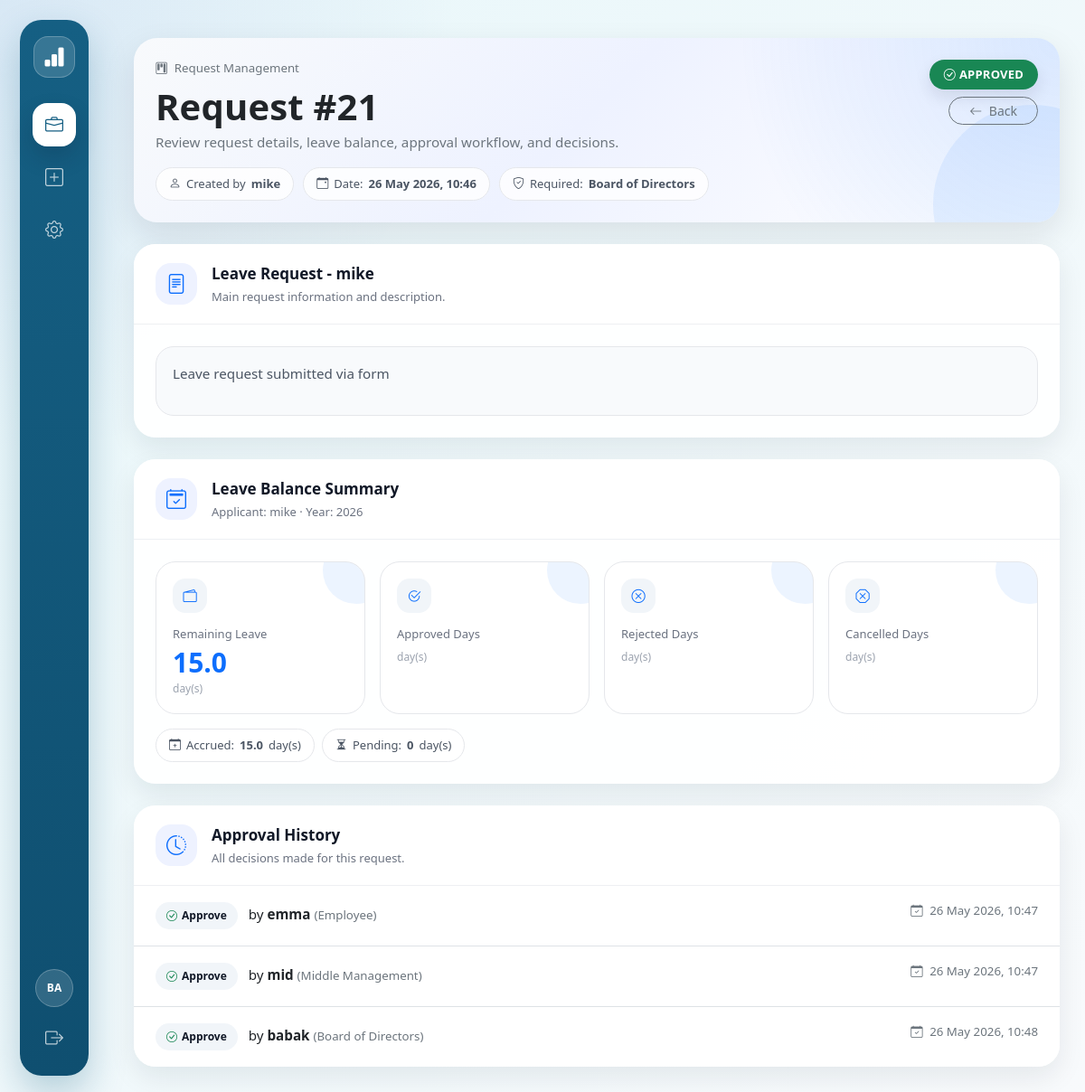
Page /requests/21/ (signed in) on the committed database.
### core/models.py (models this page shows, shortened)
class Request(models.Model):
    title = models.CharField(max_length=200)
    body = models.TextField(blank=True)
    created_by = models.ForeignKey(
        settings.AUTH_USER_MODEL, on_delete=models.PROTECT, related_name="requests_created"
    )
    created_at = models.DateTimeField(default=timezone.now)
    status = models.CharField(
        max_length=20, choices=RequestStatus.choices, default=RequestStatus.DRAFT
    )
    required_user = models.ForeignKey(
        settings.AUTH_USER_MODEL,
        null=True,
        blank=True,
        on_delete=models.SET_NULL,
        related_name="requests_waiting_on_me",
        help_text="If set, this specific user must act before role-based approvals.",
    )
    required_role = models.IntegerField(
        choices=Role.choices, default=Role.MIDDLE, help_text="Role required to act next."
    )
    class Meta:
        ordering = ["-created_at"]
    def is_terminal(self) -> bool:
        return self.status in (RequestStatus.APPROVED, RequestStatus.REJECTED)

class Approval(models.Model):
    request = models.ForeignKey(Request, on_delete=models.CASCADE, related_name="approvals")
    decided_by = models.ForeignKey(
        settings.AUTH_USER_MODEL, on_delete=models.PROTECT, related_name="approvals_made"
    )
    decided_role = models.IntegerField(choices=Role.choices, null=True, blank=True)
    decision = models.CharField(max_length=10, choices=Decision.choices)
    comment = models.TextField(blank=True)
    decided_at = models.DateTimeField(default=timezone.now)
    class Meta:
        ordering = ["decided_at"]

### core/views.py (the view)
# urls.py: path("requests/<int:pk>/", views.request_detail, name="request_detail"),
@login_required
def request_detail(request, pk):
    obj = get_object_or_404(
        Request.objects.select_related("created_by__profile").prefetch_related("approvals"),
        pk=pk,
    )
    can_act = (not obj.is_terminal()) and can_user_approve(request.user, obj)
    stats = leave_year_stats(request.user) if hasattr(obj, "leave") else None
    return render(request, "core/request_detail.html", {"obj": obj, "can_act": can_act, "stats": stats})

### 1/companycrm/core/templates/core/request_detail.html (shortened to what this page needs)
{% extends "base.html" %}
{% load static %}
{% block content %}
  <link rel="stylesheet" href="{% static 'css/custom.css' %}?v=2">
  <div class="request-page">
    <div class="card hero-card mb-4">
      <div class="card-body p-4 hero-content">
        <div class="d-flex justify-content-between align-items-start flex-wrap gap-3">
          <div>
            <div class="text-muted small mb-2">
              <i class="bi bi-kanban me-1"></i>
              Request Management
            </div>
            <h1 class="page-title mb-1">Request #{{ obj.pk }}</h1>
            <div class="text-muted">Review request details, leave balance, approval workflow, and decisions.</div>
            <div class="meta-wrap">
              <span class="meta-pill">
                <i class="bi bi-person"></i>
                Created by <strong>{{ obj.created_by.username }}</strong>
              </span>
              <span class="meta-pill">
                <i class="bi bi-calendar-event"></i>
                Date: <strong>{{ obj.created_at|date:"d M Y, H:i" }}</strong>
              </span>
              <span class="meta-pill">
                <i class="bi bi-shield-check"></i>
                {% if obj.required_user %}
                  Required: <strong>Targeted user first</strong>
                {% else %}
                  Required: <strong>{{ obj.get_required_role_display }}</strong>
                {% endif %}
              </span>
            </div>
          </div>
          <div class="d-flex flex-column align-items-end gap-2">
            {% if obj.status == "APPROVED" or obj.status == "APPROVE" %}
              <span class="badge text-bg-success status-badge">
                <i class="bi bi-check-circle me-1"></i>{{ obj.status }}
              </span>
            {% elif obj.status == "REJECTED" or obj.status == "REJECT" %}
              <span class="badge text-bg-danger status-badge">
                <i class="bi bi-x-circle me-1"></i>{{ obj.status }}
              </span>
            {% elif obj.status == "CANCELLED" or obj.status == "CANCELED" %}
              <span class="badge text-bg-secondary status-badge">
                <i class="bi bi-x-octagon me-1"></i>{{ obj.status }}
              </span>
            {% else %}
              <span class="badge text-bg-dark status-badge">
                <i class="bi bi-clock-history me-1"></i>{{ obj.status }}
              </span>
            {% endif %}
            <a class="btn btn-outline-secondary btn-sm btn-pill"
               href="{% url 'request_list' %}">
              <i class="bi bi-arrow-left me-1"></i>
              Back
            </a>
          </div>
        </div>
      </div>
    </div>
    <div class="card glass-card mb-4">
      <div class="card-soft-header">
        <div class="d-flex align-items-center gap-3">
          <div class="icon-box">
            <i class="bi bi-file-text"></i>
          </div>
          <div>
            <div class="section-title">{{ obj.title }}</div>
            <div class="section-subtitle">Main request information and description.</div>
          </div>
        </div>
      </div>
      <div class="card-soft-body">
        {% if obj.body %}
          <div class="description-box">{{ obj.body|linebreaks }}</div>
        {% else %}
          <div class="description-box text-muted">
            <i class="bi bi-info-circle me-1"></i>
            No description has been provided for this request.
          </div>
        {% endif %}
      </div>
    </div>
    {% if stats %}
      <div class="card glass-card mb-4">
        <div class="card-soft-header">
          <div class="d-flex align-items-center gap-3">
            <div class="icon-box">
              <i class="bi bi-calendar2-check"></i>
            </div>
            <div>
              <div class="section-title">Leave Balance Summary</div>
              <div class="section-subtitle">
                Applicant: {{ obj.created_by.get_full_name|default:obj.created_by.username }} · Year: {{ stats.year }}
              </div>
            </div>
          </div>
        </div>
        <div class="card-soft-body">
          <div class="row g-3">
            <div class="col-6 col-lg-3">
              <div class="stat-card">
                <div class="stat-icon">
                  <i class="bi bi-wallet2"></i>
                </div>
                <div class="stat-label">Remaining Leave</div>
                <div class="stat-value text-primary">{{ stats.remaining }}</div>
                <div class="stat-unit">day(s)</div>
              </div>
            </div>
            <div class="col-6 col-lg-3">
              <div class="stat-card">
                <div class="stat-icon">
                  <i class="bi bi-check2-circle"></i>
                </div>
                <div class="stat-label">Approved Days</div>
                <div class="stat-unit">day(s)</div>
              </div>
            </div>
            <div class="col-6 col-lg-3">
              <div class="stat-card">
                <div class="stat-icon">
                  <i class="bi bi-x-circle"></i>
                </div>
                <div class="stat-label">Rejected Days</div>
                <div class="stat-unit">day(s)</div>
              </div>
            </div>
            <div class="col-6 col-lg-3">
              <div class="stat-card">
                <div class="stat-icon">
                  <i class="bi bi-x-octagon"></i>
                </div>
                <div class="stat-label">Cancelled Days</div>
                <div class="stat-unit">day(s)</div>
              </div>
            </div>
          </div>
          <div class="d-flex flex-wrap gap-2 mt-3">
            <span class="meta-pill">
              <i class="bi bi-calendar-plus"></i>
              Accrued: <strong>{{ stats.accrued }}</strong> day(s)
            </span>
            <span class="meta-pill">
              <i class="bi bi-hourglass-split"></i>
              Pending: <strong>{{ stats.pending_days|default:0 }}</strong> day(s)
            </span>
          </div>
        </div>
      </div>
    {% endif %}
    <div class="card history-card">
      <div class="card-soft-header">
        <div class="d-flex align-items-center gap-3">
          <div class="icon-box">
            <i class="bi bi-clock-history"></i>
          </div>
          <div>
            <div class="section-title">Approval History</div>
            <div class="section-subtitle">All decisions made for this request.</div>
          </div>
        </div>
      </div>
      <ul class="list-group list-group-flush">
        {% for ap in obj.approvals.all %}
          <li class="list-group-item approval-item">
            <div class="d-flex justify-content-between align-items-start flex-wrap gap-3">
              <div>
                <span class="decision-pill">
                  {% if ap.decision == "APPROVE" %}
                    <i class="bi bi-check-circle text-success"></i>
                  {% elif ap.decision == "REJECT" %}
                    <i class="bi bi-x-circle text-danger"></i>
                  {% else %}
                    <i class="bi bi-dot"></i>
                  {% endif %}
                  {{ ap.get_decision_display }}
                </span>
                <span class="ms-2">
                  by <strong>{{ ap.decided_by.username }}</strong>
                </span>
                {% if ap.decided_role %}<span class="text-muted small">({{ ap.get_decided_role_display }})</span>{% endif %}
              </div>
              <div class="text-muted small">
                <i class="bi bi-calendar-check me-1"></i>
                {{ ap.decided_at|date:"d M Y, H:i" }}
              </div>
            </div>
          </li>
        {% endfor %}
      </ul>
    </div>
  </div>
{% endblock %}

### 1/companycrm/core/templates/base.html (shortened to what this page needs)
{% load static %}
<!DOCTYPE html>
<html lang="en" data-bs-theme="light">
  <head>
    <link href="https://cdn.jsdelivr.net/npm/bootstrap@5.3.3/dist/css/bootstrap.min.css"
          rel="stylesheet" />
    <link href="https://cdn.jsdelivr.net/npm/bootstrap-icons@1.11.3/font/bootstrap-icons.css"
          rel="stylesheet" />
    <link href="{% static 'css/custom.css' %}" rel="stylesheet" />
    <link rel="stylesheet" href="{% static 'css/custom.css' %}?v=2">
  </head>
  <body>
    <div class="app-shell">
      <aside class="app-sidebar">
        <a class="sidebar-brand" href="{% url 'home' %}" title="ATO CRM">
          <i class="bi bi-bar-chart-fill"></i>
        </a>
        <nav class="sidebar-nav">
          <a class="sidebar-link {% if request.path == '/' or request.path|slice:':10' == '/requests/' %}active{% endif %}"
             href="{% url 'request_list' %}"
             title="Requests">
            <i class="bi bi-briefcase"></i>
          </a>
          <a class="sidebar-link {% if request.path == '/requests/new/' %}active{% endif %}"
             href="{% url 'request_new_hub' %}"
             title="New Request">
            <i class="bi bi-plus-square"></i>
          </a>
          {% if user.is_authenticated %}
            <a class="sidebar-link" href="/admin/" title="Admin">
              <i class="bi bi-gear"></i>
            </a>
          {% endif %}
        </nav>
        <div class="sidebar-bottom">
          {% if user.is_authenticated %}
            <div class="user-circle" title="{{ user.get_username }}">{{ user.get_username|slice:":2"|upper }}</div>
            <form method="post" action="{% url 'logout' %}">
              <button class="sidebar-logout" type="submit" title="Logout">
                <i class="bi bi-box-arrow-right"></i>
              </button>
            </form>
          {% else %}
            <a class="sidebar-link" href="{% url 'login' %}" title="Login">
              <i class="bi bi-box-arrow-in-right"></i>
            </a>
          {% endif %}
        </div>
      </aside>
      <div class="app-main">
        <main class="{% block container_class %}{% endblock %}">
          {% block content %}{% endblock %}
        </main>
      </div>
    </div>
  </body>
</html>

### static/css/custom.css (style rules this page uses)
body { background-color: #f8f9fa; font-family: "Segoe UI", Roboto, Arial, sans-serif; font-size: 0.95rem; color: #333; }
.card { border-radius: 0.5rem; }
.btn { border-radius: 0.4rem; font-weight: 500; }
.badge { font-size: 0.8rem; padding: 0.5em 0.75em; border-radius: 0.4rem; }
.text-muted { color: #6c757d !important; }

### 1/companycrm/core/templates/base.html (style rules this page uses)
:root { --persian-blue: #1C39BB; --sidebar-blue: #155f83; --sidebar-blue-dark: #0f4f70; --sidebar-active-bg: #ffffff; --crm-bg: #eef7f9; --crm-text: #111827; --crm-muted: #6b7280; --crm-border: #e5e7eb; }
body { margin: 0; background: radial-gradient(circle at top left, rgba(28, 57, 187, 0.08), transparent 30%), linear-gradient(135deg, #e8f7fa 0%, #f8fafc 100%); color: var(--crm-text); }
.app-shell { min-height: 100vh; display: flex; }
.app-sidebar { position: fixed; left: 22px; top: 22px; bottom: 22px; width: 76px; background: linear-gradient(180deg, var(--sidebar-blue) 0%, var(--sidebar-blue-dark) 100%); border-radius: 24px; box-shadow: 0 18px 40px rgba(15, 95, 131, 0.28); z-index: 1000; display: flex; flex-direction: column; align-items: center; padding: 18px 10px; }
.sidebar-brand { width: 46px; height: 46px; border-radius: 16px; background: rgba(255, 255, 255, 0.15); border: 1px solid rgba(255, 255, 255, 0.22); color: #ffffff; display: flex; align-items: center; justify-content: center; font-size: 24px; margin-bottom: 28px; text-decoration: none; }
.sidebar-nav { width: 100%; display: flex; flex-direction: column; gap: 10px; align-items: center; }
.sidebar-link { width: 48px; height: 48px; border-radius: 16px; color: rgba(255, 255, 255, 0.72); display: flex; align-items: center; justify-content: center; font-size: 20px; text-decoration: none; transition: all 0.18s ease; border: 0; }
.sidebar-link.active { background: var(--sidebar-active-bg); color: var(--sidebar-blue); box-shadow: 0 12px 24px rgba(15, 23, 42, 0.18); }
.sidebar-bottom { margin-top: auto; width: 100%; display: flex; flex-direction: column; gap: 10px; align-items: center; }
.user-circle { width: 42px; height: 42px; border-radius: 50%; background: rgba(255, 255, 255, 0.14); border: 1px solid rgba(255, 255, 255, 0.24); color: #ffffff; display: flex; align-items: center; justify-content: center; font-size: 12px; font-weight: 800; }
.sidebar-logout { border: 0; background: transparent; color: rgba(255, 255, 255, 0.72); width: 48px; height: 48px; border-radius: 16px; font-size: 20px; transition: all 0.18s ease; }
.app-main { width: 100%; margin-left: 120px; padding: 24px 28px 32px; }
.page-title { font-weight: 800; letter-spacing: 0.2px; }

### rows in the picture
Request: pk "21", created_by.username "mike", created_at "26 May 2026, 10:46", required_role "Board of Directors", status "APPROVED", title "Leave Request - mike", body "Leave request submitted via form", created_by.get_full_name "mike"
Approval: decision "Approve", decided_by.username "emma", decided_role "Employee", decided_at "26 May 2026, 10:47"
Approval: decision "Approve", decided_by.username "mid", decided_role "Middle Management", decided_at "26 May 2026, 10:47"
Approval: decision "Approve", decided_by.username "babak", decided_role "Board of Directors", decided_at "26 May 2026, 10:48"

### other values in the picture
{{ user.get_username|slice:":2"|upper }} "BA"
{{ stats.year }} "2026"
{{ stats.remaining }} "15.0"
{{ stats.accrued }} "15.0"
{{ stats.pending_days|default:0 }} "0"
